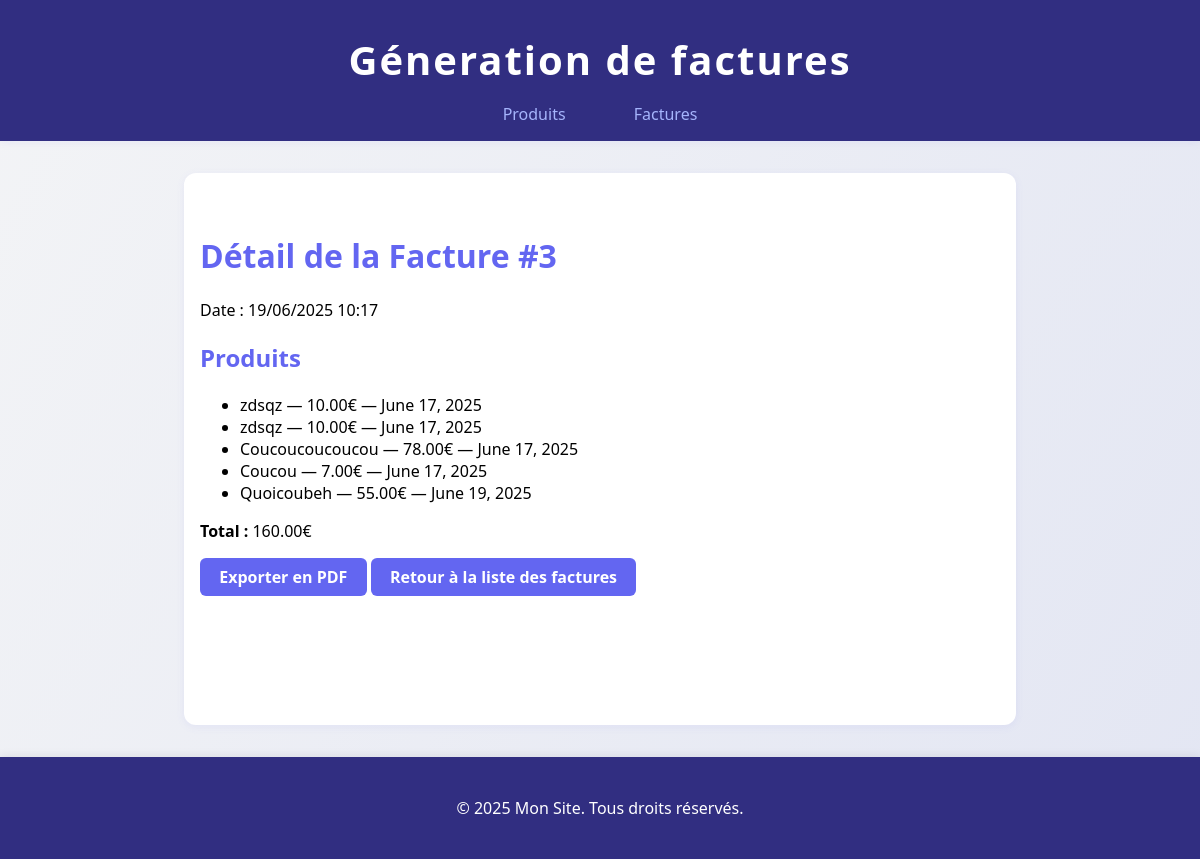
Page /factures/3/ on the earlier database version.
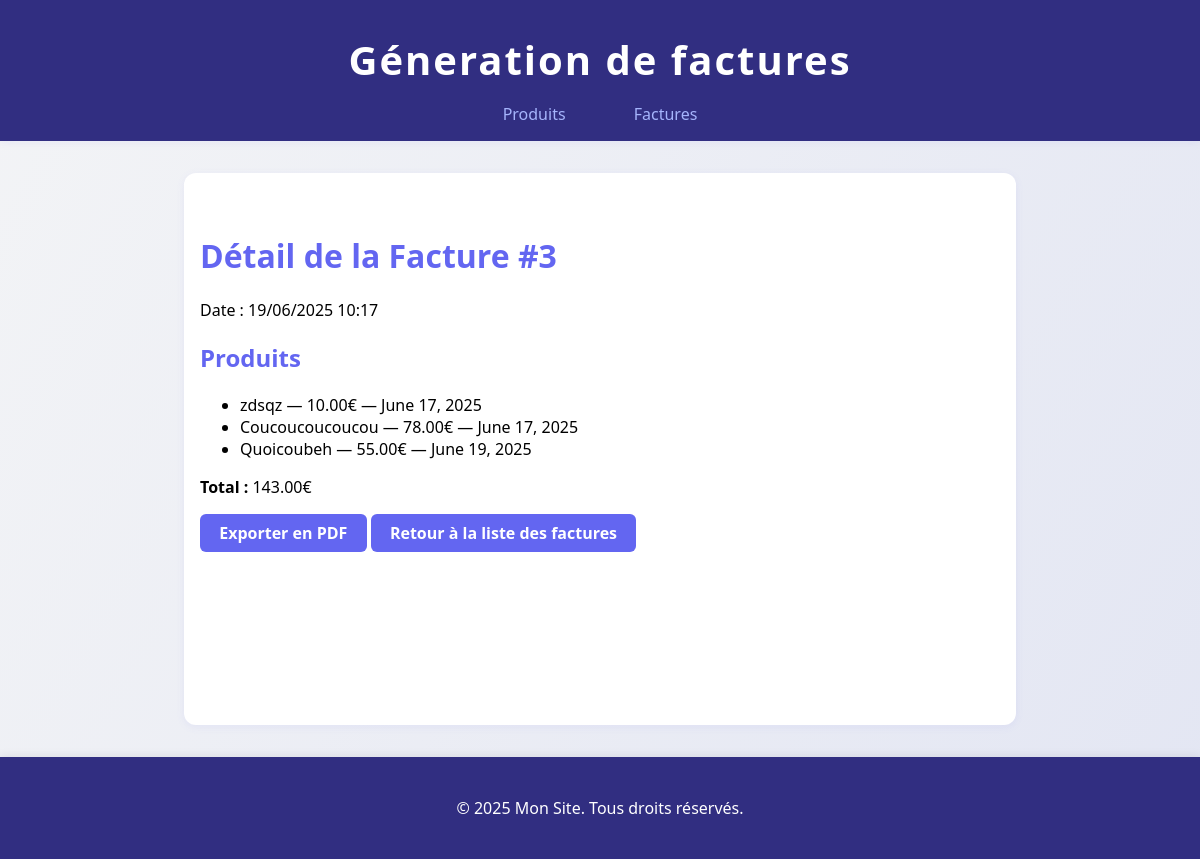
Same page on the later database version.
### produits/models.py (models this page shows, shortened)
class Produit(models.Model):
    nom = models.CharField(max_length=100)
    prix = models.DecimalField(max_digits=10, decimal_places=2)
    date_peremption = models.DateField()

### factures/views.py (the view)
# urls.py: path('<int:facture_id>/', detail_facture, name='detail_facture'),
def detail_facture(request, facture_id):
    facture = get_object_or_404(Facture, id=facture_id)
    total = sum([p.prix for p in facture.produits.all()])
    return render(request, 'factures/detail_facture.html', {'facture': facture, 'total': total})

### factures/templates/factures/detail_facture.html (shortened to what this page needs)
{% extends "base.html" %}
{% block content %}
<h1>Détail de la Facture #{{ facture.id }}</h1>
<p>Date : {{ facture.date|date:"d/m/Y H:i" }}</p>
<h2>Produits</h2>
<ul>
    {% for produit in facture.produits.all %}
        <li>{{ produit.nom }} — {{ produit.prix }}€ — {{ produit.date_peremption }}</li>
    {% endfor %}
</ul>
<p><strong>Total :</strong> {{ total }}€</p>
<a href="{% url 'export_facture_pdf' facture.id %}" class="btn-ajouter" target="_blank">Exporter en PDF</a>
<a href="{% url 'liste_factures' %}" class="btn-ajouter">Retour à la liste des factures</a>
{% endblock %}

Differences in the rows shown:
removed Produit: nom "zdsqz", prix "10.00", date_peremption "June 17, 2025"
removed Produit: nom "Coucou", prix "7.00", date_peremption "June 17, 2025"
Other differences:
{{ total }}: "160.00" → "143.00"
